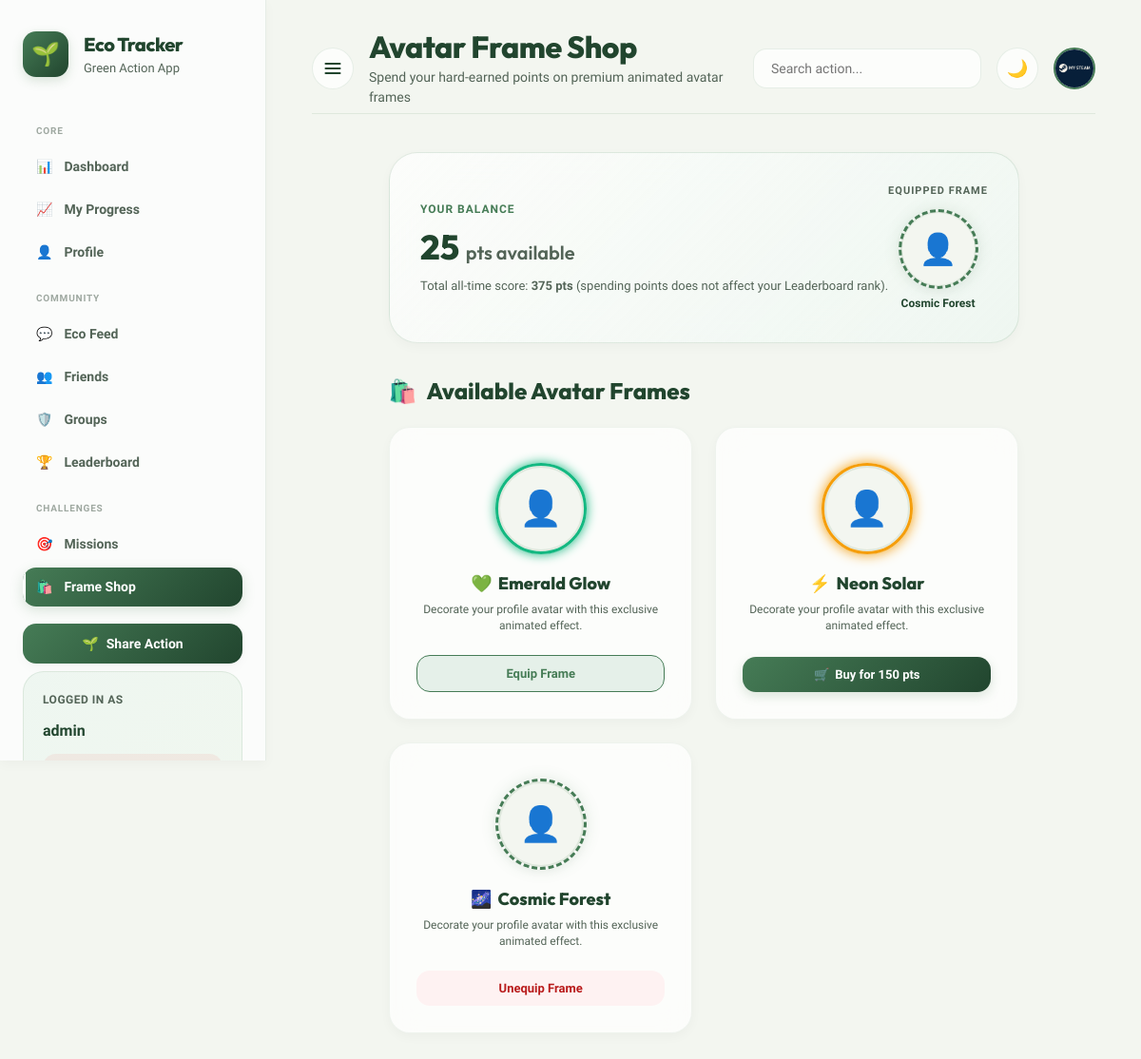
/shop/ (signed in), run on the app's committed database.
### tracker/models.py (models this page shows, shortened)
class UserProfile(models.Model):
    user = models.OneToOneField(
        User,
        on_delete=models.CASCADE,
        related_name="profile"
    )
    avatar = models.ImageField(
        upload_to="avatars/",
        blank=True,
        null=True
    )
    streak_count = models.PositiveIntegerField(default=0)
    last_action_date = models.DateField(null=True, blank=True)
    last_level = models.CharField(max_length=100, default="Eco Novice")
    last_perfect_day_date = models.DateField(null=True, blank=True)
    points_spent = models.PositiveIntegerField(default=0)
    active_frame = models.ForeignKey(
        "AvatarFrame",
        on_delete=models.SET_NULL,
        null=True,
        blank=True,
        related_name="active_users"
    )

class AvatarFrame(models.Model):
    code = models.CharField(max_length=50, unique=True)
    name = models.CharField(max_length=100)
    cost = models.PositiveIntegerField(default=100)
    css_style = models.TextField(help_text="CSS border style rules for frame")
    preview_emoji = models.CharField(max_length=10, default="✨")

### tracker/views.py (the view, shortened to what this page needs)
# urls.py: path("shop/", views.frame_shop, name="frame_shop"),
@login_required
def frame_shop(request):
    profile, created = UserProfile.objects.get_or_create(user=request.user)
    total_points = get_user_total_points(request.user)
    available_points = max(0, total_points - profile.points_spent)
    all_frames = AvatarFrame.objects.all()
    owned_frame_ids = list(UserAvatarFrame.objects.filter(user=request.user).values_list("frame_id", flat=True))
    frames_data = []
    for f in all_frames:
        frames_data.append({
            "frame": f,
            "owned": f.id in owned_frame_ids,
            "equipped": profile.active_frame == f
        })
    context = {
        "page_title": "Avatar Frame Shop",
        "page_subtitle": "Spend your hard-earned points on premium animated avatar frames",
        "available_points": available_points,
        "total_points": total_points,
        "frames": frames_data,
        "active_frame": profile.active_frame
    }
    return render(request, "pages/frame_shop.html", context)

### tracker/utils.py (called while the page is built)
def get_user_total_points(user):
    from .models import UserGroupQuestReward, UserTriviaSubmission
    action_points = EcoAction.objects.filter(user=user).aggregate(total=Sum("points"))["total"] or 0
    daily_points = UserDailyMission.objects.filter(user=user, is_completed=True).aggregate(total=Sum("earned_points"))["total"] or 0
    weekly_points = UserWeeklyMission.objects.filter(user=user, is_completed=True).aggregate(total=Sum("earned_points"))["total"] or 0
    group_points = UserGroupQuestReward.objects.filter(user=user).aggregate(total=Sum("earned_points"))["total"] or 0
    trivia_points = UserTriviaSubmission.objects.filter(user=user).aggregate(total=Sum("earned_points"))["total"] or 0
    return action_points + daily_points + weekly_points + group_points + trivia_points

### templates/pages/frame_shop.html (shortened to what this page needs)
{% extends "base.html" %}
{% load static %}
{% block content %}
<div class="shop-container" style="max-width: 1000px; margin: 0 auto; display: flex; flex-direction: column; gap: 32px;">
    <div class="card" style="background: linear-gradient(135deg, var(--panel), var(--primary-light)); display: flex; justify-content: space-between; align-items: center; padding: 32px; border-radius: var(--radius-xl); border: 1.5px solid var(--primary-glow);">
        <div>
            <p class="card-label" style="color: var(--primary); font-weight: 800;">YOUR BALANCE</p>
            <h2 style="font-size: 36px; font-weight: 800; color: var(--accent); font-family: 'Outfit', sans-serif; margin-top: 4px;">
                {{ available_points }} <span style="font-size: 20px; font-weight: 600; color: var(--text-muted);">pts available</span>
            </h2>
            <p class="muted-text" style="font-size: 13px; margin-top: 4px; color: var(--text-muted);">
                Total all-time score: <strong>{{ total_points }} pts</strong> (spending points does not affect your Leaderboard rank).
            </p>
        </div>
        <div style="text-align: center; display: flex; flex-direction: column; align-items: center; gap: 8px;">
            <p class="card-label" style="font-size: 11px;">Equipped Frame</p>
            <div style="position: relative; width: 80px; height: 80px; border-radius: 50%; background: var(--bg); display: grid; place-items: center; font-size: 32px; box-shadow: var(--shadow-sm); border: 2px solid var(--border); overflow: visible;">
                👤
                {% if active_frame %}
                    <div style="position: absolute; top: -4px; left: -4px; right: -4px; bottom: -4px; border-radius: 50%; pointer-events: none; {{ active_frame.css_style }}"></div>
                {% endif %}
            </div>
            <span style="font-size: 12px; font-weight: 700; color: var(--accent);">
                {% if active_frame %}{{ active_frame.name }}{% else %}Default Profile{% endif %}
            </span>
        </div>
    </div>
    <div>
        <h2 style="font-size: 24px; font-weight: 800; color: var(--accent); font-family: 'Outfit', sans-serif; margin-bottom: 20px; display: flex; align-items: center; gap: 10px;">
            <span>🛍️</span> Available Avatar Frames
        </h2>
        <div style="display: grid; grid-template-columns: repeat(auto-fill, minmax(280px, 1fr)); gap: 24px;">
            {% for item in frames %}
                <div class="card" style="display: flex; flex-direction: column; gap: 20px; text-align: center; align-items: center; padding: 28px; position: relative;">
                    <div style="position: relative; width: 90px; height: 90px; border-radius: 50%; background: var(--bg); display: grid; place-items: center; font-size: 36px; margin-top: 12px; box-shadow: var(--shadow-sm); border: 2.5px solid var(--border);">
                        👤
                        <div style="position: absolute; top: -5px; left: -5px; right: -5px; bottom: -5px; border-radius: 50%; pointer-events: none; {{ item.frame.css_style }}"></div>
                    </div>
                    <div>
                        <h3 style="font-size: 18px; font-weight: 800; color: var(--accent); margin-bottom: 6px; font-family: 'Outfit', sans-serif; display: flex; align-items: center; justify-content: center; gap: 6px;">
                            <span>{{ item.frame.preview_emoji }}</span> {{ item.frame.name }}
                        </h3>
                        <p class="muted-text" style="font-size: 12px; color: var(--text-muted); line-height: 1.4; min-height: 36px;">
                            Decorate your profile avatar with this exclusive animated effect.
                        </p>
                    </div>
                    <div style="width: 100%; display: flex; flex-direction: column; gap: 12px; margin-top: auto;">
                        {% if not item.owned %}
                            <form method="post" action="{% url 'frame_shop' %}" style="width: 100%;">
                                <button type="submit" class="upload-btn" style="width: 100%; justify-content: center; font-size: 13px; font-weight: 800; padding: 11px; display: flex; align-items: center; gap: 6px; border-radius: var(--radius-md);" {% if available_points < item.frame.cost %}disabled style="opacity: 0.5; cursor: not-allowed; background: var(--border); color: var(--text-muted); box-shadow: none;"{% endif %}>
                                    <span>🛒</span> Buy for {{ item.frame.cost }} pts
                                </button>
                            </form>
                        {% else %}
                            {% if item.equipped %}
                                <form method="post" action="{% url 'frame_shop' %}" style="width: 100%;">
                                    <button type="submit" class="danger-btn" style="width: 100%; justify-content: center; font-size: 13px; font-weight: 800; padding: 11px; border-radius: var(--radius-md); border: none; cursor: pointer;">
                                        Unequip Frame
                                    </button>
                                </form>
                            {% else %}
                                <form method="post" action="{% url 'frame_shop' %}" style="width: 100%;">
                                    <button type="submit" class="secondary-btn" style="width: 100%; justify-content: center; font-size: 13px; font-weight: 800; padding: 11px; border-radius: var(--radius-md); border: 1.5px solid var(--primary); cursor: pointer; color: var(--primary);">
                                        Equip Frame
                                    </button>
                                </form>
                            {% endif %}
                        {% endif %}
                    </div>
                </div>
            {% endfor %}
        </div>
    </div>
</div>
{% endblock %}

### templates/components/sidebar.html (shortened to what this page needs)
<aside class="sidebar">
    <div class="brand">
        <div class="brand-logo">🌱</div>
        <div>
            <h2>Eco Tracker</h2>
            <p>Green Action App</p>
        </div>
    </div>
    <nav class="sidebar-menu">
        <p class="sidebar-section-title" style="margin-top: 8px;">Core</p>
        <a class="{% if request.resolver_match.url_name == 'dashboard' %}active{% endif %}" href="{% url 'dashboard' %}">
            <span>📊</span> Dashboard
        </a>
        <a class="{% if request.resolver_match.url_name == 'my_progress' %}active{% endif %}" href="{% url 'my_progress' %}">
            <span>📈</span> My Progress
        </a>
        <a class="{% if request.resolver_match.url_name == 'profile' %}active{% endif %}" href="{% url 'profile' %}">
            <span>👤</span> Profile
        </a>
        <p class="sidebar-section-title">Community</p>
        <a class="{% if request.resolver_match.url_name == 'eco_feed' %}active{% endif %}" href="{% url 'eco_feed' %}">
            <span>💬</span> Eco Feed
        </a>
        <a class="{% if request.resolver_match.url_name == 'friends' %}active{% endif %}" href="{% url 'friends' %}">
            <span>👥</span> Friends
        </a>
        <a class="{% if request.resolver_match.url_name == 'groups' %}active{% endif %}" href="{% url 'groups' %}">
            <span>🛡️</span> Groups
        </a>
        <a class="{% if request.resolver_match.url_name == 'leaderboard' %}active{% endif %}" href="{% url 'leaderboard' %}">
            <span>🏆</span> Leaderboard
        </a>
        <p class="sidebar-section-title">Challenges</p>
        <a class="{% if request.resolver_match.url_name == 'missions' %}active{% endif %}" href="{% url 'missions' %}">
            <span>🎯</span> Missions
        </a>
        <a class="{% if request.resolver_match.url_name == 'frame_shop' %}active{% endif %}" href="{% url 'frame_shop' %}">
            <span>🛍️</span> Frame Shop
        </a>
    </nav>
    <div style="margin-top: 18px; margin-bottom: 8px;">
        <a href="{% url 'upload_action' %}" style="display: block; width: 100%;">
            <button class="upload-btn" style="width: 100%; padding: 13px 18px; display: flex; align-items: center; justify-content: center; gap: 8px; font-size: 14px; font-weight: 800; border-radius: var(--radius-md); box-shadow: var(--shadow-sm); cursor: pointer; border: none; font-family: inherit;">
                <span>🌱</span> Share Action
            </button>
        </a>
    </div>
    <div class="sidebar-bottom">
        {% if user.is_authenticated %}
            <p>Logged in as</p>
            <h3>{{ user.username }}</h3>
            <form method="post" action="{% url 'logout' %}">
                <button class="logout-btn">Logout</button>
            </form>
        {% endif %}
    </div>
</aside>

### templates/components/topbar.html (shortened to what this page needs)
<header class="topbar">
    <div style="display: flex; align-items: center; gap: 16px;">
        <button id="sidebarToggleBtn" class="sidebar-toggle-btn" title="Toggle Sidebar" aria-label="Toggle Sidebar">
            <svg width="20" height="20" viewBox="0 0 24 24" fill="none" stroke="currentColor" stroke-width="2.5" stroke-linecap="round" stroke-linejoin="round">
                <line x1="3" y1="12" x2="21" y2="12"></line>
                <line x1="3" y1="6" x2="21" y2="6"></line>
                <line x1="3" y1="18" x2="21" y2="18"></line>
            </svg>
        </button>
        <div>
            <h1 style="margin: 0; line-height: 1.2;">{{ page_title|default:"Dashboard" }}</h1>
            <p style="margin: 0; margin-top: 2px;">{{ page_subtitle|default:"Track your environmental actions and progress" }}</p>
        </div>
    </div>
    <div class="topbar-actions">
        <input type="text" placeholder="Search action...">
        <button id="themeToggleBtn"
            style="padding: 0; width: 44px; height: 44px; border-radius: 50%; display: grid; place-items: center; font-size: 18px; border: 1.5px solid var(--border); background: var(--panel); cursor: pointer; color: var(--accent); transition: var(--transition);">
        </button>
        {% if request.user.is_authenticated %}
        <a href="{% url 'profile' %}" class="topbar-avatar-link">
            {% if request.user.profile.avatar %}
            <img src="{{ request.user.profile.avatar.url }}" alt="{{ request.user.username }}" class="ranking-avatar"
                style="width: 44px; height: 44px; border-radius: 50%; border: 2px solid var(--primary); object-fit: cover;">
            {% else %}
            <div class="ranking-avatar"
                style="width: 44px; height: 44px; border-radius: 50%; background: var(--primary-light); border: 2px solid var(--primary); color: var(--primary); font-weight: 800; display: grid; place-items: center; font-size: 18px;">
                {{ request.user.username|first|upper }}
            </div>
            {% endif %}
        </a>
        {% endif %}
    </div>
</header>

### data on the page
AvatarFrame: name "Cosmic Forest", frame.preview_emoji "🌌", frame.name "Cosmic Forest"
AvatarFrame: frame.preview_emoji "💚", frame.name "Emerald Glow"
AvatarFrame: frame.preview_emoji "⚡", frame.name "Neon Solar", frame.cost "150"

### other printed values
{{ user.username }} "admin"
{{ page_title|default:"Dashboard" }} "Avatar Frame Shop"
{{ page_subtitle|default:"Track your environmental actions and progress" }} "Spend your hard-earned points on premium animated avatar frames"
{{ available_points }} "25"
{{ total_points }} "375"
